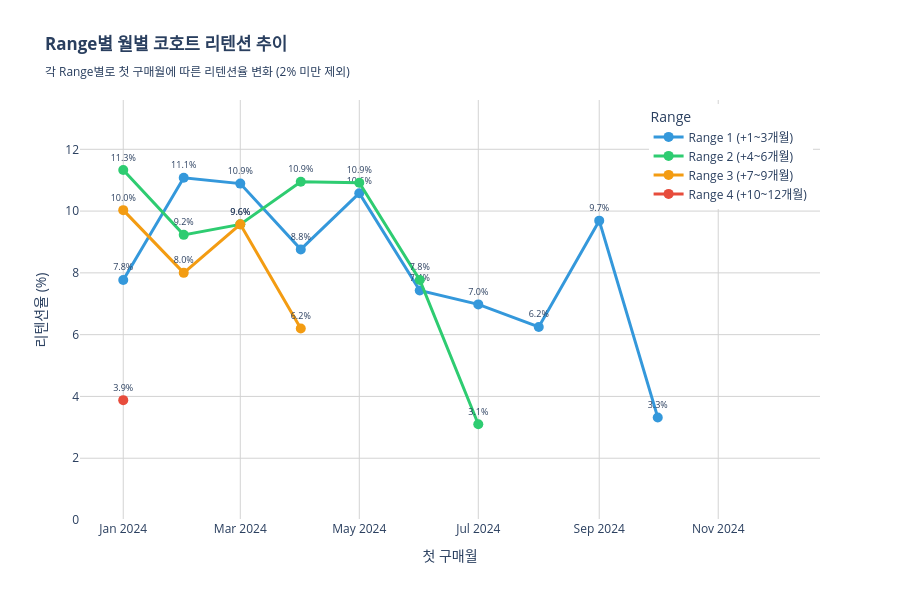

Notebook code cell kept with this figure:
### Markdown cell above
### 리텐션 추이 분석

히트맵에서 표본이 적은 후반 코호트는 값이 낮거나 공백으로 보일 수 있다.  
이를 보완하기 위해 **3% 미만 값은 신뢰도가 낮다고 판단하여 제외**하고,  
Range별 월별 리텐션 추이를 선 그래프로 시각화하여 패턴을 확인한다.

### Code cell
fig = go.Figure()

colors = {
    'Range1': '#3498db',
    'Range2': '#2ecc71', 
    'Range3': '#f39c12',
    'Range4': '#e74c3c'
}

# Range 1~4 각각에 대해 그래프 생성
for range_num in [1, 2, 3, 4]:
    range_name = f'Range{range_num}'
    range_col = f'Range{range_num}_Rate'
    
    # 2% 미만 제외 처리
    filtered_values = [v if v >= 3 else None for v in retention_df[range_col]]
    filtered_text = [f'{v:.1f}%' if v is not None else '' for v in filtered_values]
    
    fig.add_trace(go.Scatter(
        x=retention_df['first_purchase_month'],
        y=filtered_values,  # 2% 미만은 None
        mode='lines+markers+text',
        name=f'Range {range_num} (+{(range_num-1)*3+1}~{range_num*3}개월)',
        line=dict(color=colors[range_name], width=3),
        marker=dict(size=10),
        text=filtered_text,  # 2% 미만은 빈 문자열
        textposition='top center',
        textfont=dict(size=9),
        connectgaps=False,  # None 값 사이를 선으로 연결 안 함
        hovertemplate='%{x}<br>리텐션율: %{y:.1f}%<extra></extra>'
    ))

fig.update_layout(
    title=dict(
        text='Range별 월별 코호트 리텐션 추이<br><sub>각 Range별로 첫 구매월에 따른 리텐션율 변화 (3% 미만 제외)</sub>',
        font=dict(size=20, color='#2c3e50'),
        x=0.5, xanchor='center'
    ),
    xaxis_title='첫 구매월',
    yaxis_title='리텐션율 (%)',
    yaxis_range=[0, max(retention_df[['Range1_Rate', 'Range2_Rate', 'Range3_Rate', 'Range4_Rate']].max()) * 1.2],
    height=600,
    legend=dict(
        title='Range',
        orientation="v",
        yanchor="top",
        y=0.99,
        xanchor="right",
        x=0.99
    ),
    hovermode='x unified',
    plot_bgcolor='white',
    xaxis=dict(
        showgrid=True,
        gridcolor='lightgray'
    ),
    yaxis=dict(
        showgrid=True,
        gridcolor='lightgray'
    )
)

fig.show()

### Figure 1 — Plotly figure (JSON) as saved in the notebook; plotly's stock layout.template omitted (floating-point values rounded to 4 significant figures)
{"data": [{"connectgaps": false, "hovertemplate": "%{x}<br>리텐션율: %{y:.1f}%<extra></extra>", "line": {"color": "#3498db", "width": 3}, "marker": {"size": 10}, "mode": "lines+markers+text", "name": "Range 1 (+1~3개월)", "text": ["7.8%", "11.1%", "10.9%", "8.8%", "10.6%", "7.4%", "7.0%", "6.2%", "9.7%", "3.3%", "", ""], "textfont": {"size": 9}, "textposition": "top center", "type": "scatter", "x": ["2024-01", "2024-02", "2024-03", "2024-04", "2024-05", "2024-06", "2024-07", "2024-08", "2024-09", "2024-10", "2024-11", "2024-12"], "y": [7.77, 11.08, 10.89, 8.76, 10.58, 7.43, 6.98, 6.25, 9.69, 3.32, null, null]}, {"connectgaps": false, "hovertemplate": "%{x}<br>리텐션율: %{y:.1f}%<extra></extra>", "line": {"color": "#2ecc71", "width": 3}, "marker": {"size": 10}, "mode": "lines+markers+text", "name": "Range 2 (+4~6개월)", "text": ["11.3%", "9.2%", "9.6%", "10.9%", "10.9%", "7.8%", "3.1%", "", "", "", "", ""], "textfont": {"size": 9}, "textposition": "top center", "type": "scatter", "x": ["2024-01", "2024-02", "2024-03", "2024-04", "2024-05", "2024-06", "2024-07", "2024-08", "2024-09", "2024-10", "2024-11", "2024-12"], "y": [11.33, 9.23, 9.57, 10.95, 10.92, 7.77, 3.1, null, null, null, null, null]}, {"connectgaps": false, "hovertemplate": "%{x}<br>리텐션율: %{y:.1f}%<extra></extra>", "line": {"color": "#f39c12", "width": 3}, "marker": {"size": 10}, "mode": "lines+markers+text", "name": "Range 3 (+7~9개월)", "text": ["10.0%", "8.0%", "9.6%", "6.2%", "", "", "", "", "", "", "", ""], "textfont": {"size": 9}, "textposition": "top center", "type": "scatter", "x": ["2024-01", "2024-02", "2024-03", "2024-04", "2024-05", "2024-06", "2024-07", "2024-08", "2024-09", "2024-10", "2024-11", "2024-12"], "y": [10.03, 8, 9.57, 6.2, null, null, null, null, null, null, null, null]}, {"connectgaps": false, "hovertemplate": "%{x}<br>리텐션율: %{y:.1f}%<extra></extra>", "line": {"color": "#e74c3c", "width": 3}, "marker": {"size": 10}, "mode": "lines+markers+text", "name": "Range 4 (+10~12개월)", "text": ["3.9%", "", "", "", "", "", "", "", "", "", "", ""], "textfont": {"size": 9}, "textposition": "top center", "type": "scatter", "x": ["2024-01", "2024-02", "2024-03", "2024-04", "2024-05", "2024-06", "2024-07", "2024-08", "2024-09", "2024-10", "2024-11", "2024-12"], "y": [3.88, null, null, null, null, null, null, null, null, null, null, null]}], "layout": {"height": 600, "hovermode": "x unified", "legend": {"orientation": "v", "title": {"text": "Range"}, "x": 0.99, "xanchor": "right", "y": 0.99, "yanchor": "top"}, "plot_bgcolor": "white", "title": {"text": "<b>Range별 월별 코호트 리텐션 추이</b><br><sub>각 Range별로 첫 구매월에 따른 리텐션율 변화 (2% 미만 제외)</sub>"}, "xaxis": {"gridcolor": "lightgray", "showgrid": true, "title": {"text": "첫 구매월"}}, "yaxis": {"gridcolor": "lightgray", "range": [0, 13.6], "showgrid": true, "title": {"text": "리텐션율 (%)"}}}}
